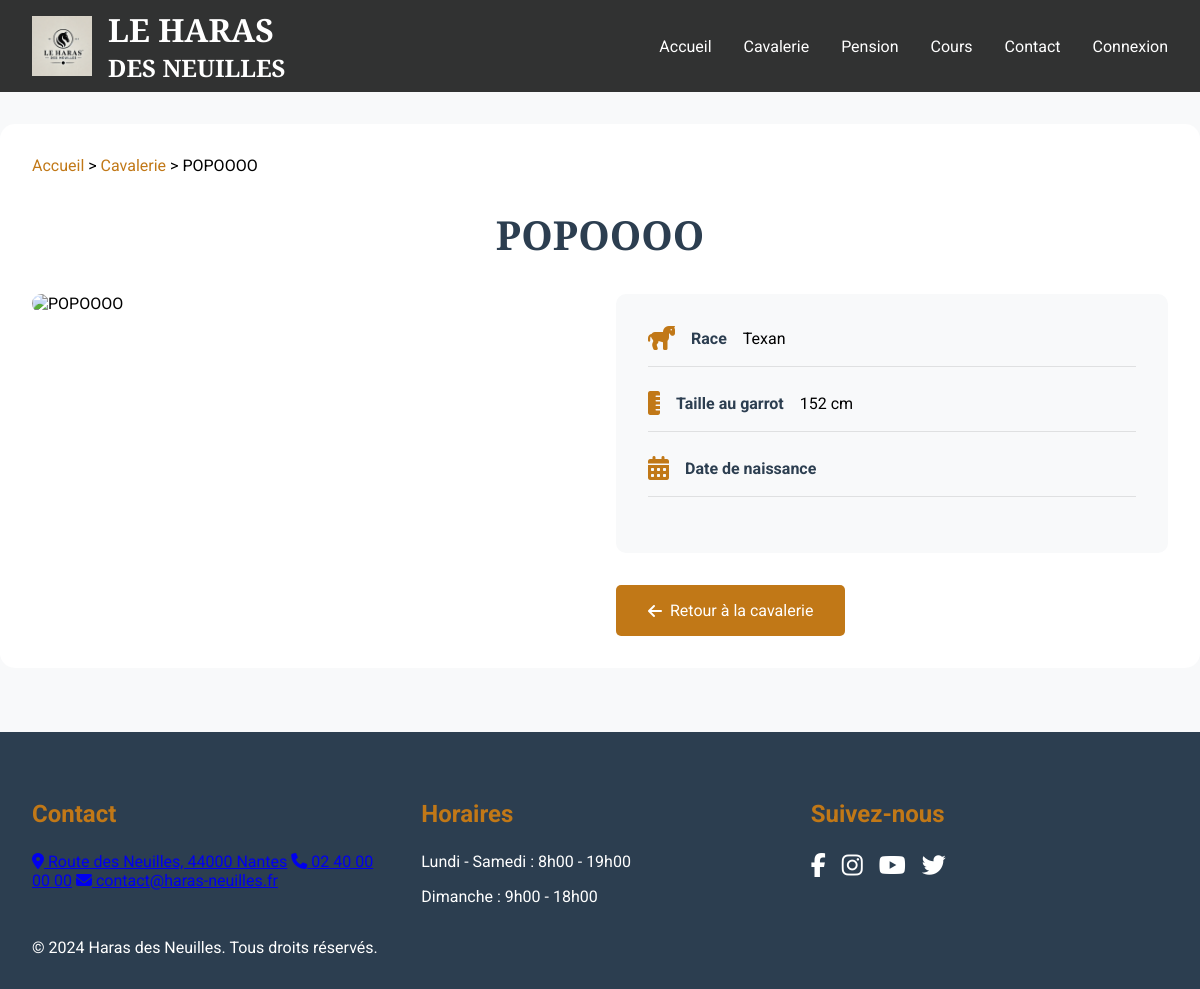
The page /modele/fonction/cheval_details.php?id=8 on the database its author committed.
### tables this page shows
CREATE TABLE `cavalerie` (
  `NumSir` int(11) NOT NULL,
  `NomCheval` varchar(30) NOT NULL,
  `Garot` int(11) NOT NULL,
  `RefRace` int(11) NOT NULL,
  `RefRobe` int(11) NOT NULL,
  `Supprime` int(11) NOT NULL DEFAULT 0,
  `DateNC` varchar(30) NOT NULL
);

CREATE TABLE `race` (
  `idRace` int(11) NOT NULL,
  `LibRace` varchar(30) NOT NULL,
  `Supprime` int(11) NOT NULL DEFAULT 0
);

### modele/fonction/cheval_details.php (the view, shortened to what this page needs)
<?php
try {
    $bdd = new PDO('mysql:host=localhost;dbname=crud;charset=utf8', 'root', 'root');
    if (isset($_GET['id'])) {
        $id = $_GET['id'];
        $req = $bdd->prepare('
            SELECT cavalerie.*, photo.LibPhoto, race.LibRace
            FROM cavalerie
            LEFT JOIN photo ON cavalerie.NumSir = photo.RefNumSir
            LEFT JOIN race ON cavalerie.RefRace = race.idRace
            WHERE cavalerie.NumSir = ?
        ');
        $req->execute([$id]);
        $cheval = $req->fetch();
    } else {
        die('Cheval non trouvé.');
    }
} catch(Exception $e) {
    die('Erreur : '.$e->getMessage());
}
?>
<!DOCTYPE html>
<html lang="fr">
<head>
    <link rel="stylesheet" href="../../Css/css_site/cheval_details.css">
    <link rel="stylesheet" href="https://cdnjs.cloudflare.com/ajax/libs/font-awesome/6.5.1/css/all.min.css">
</head>
<body>
    <header class="main-header">
        <div class="logo-container">
            <img src="../../image/logo-haras.png" alt="Logo Le Haras des Neuilles" class="logo">
            <div class="logo-text">
                <h1>LE HARAS</h1>
                <h2 class="subtitle">DES NEUILLES</h2>
            </div>
        </div>
        <nav class="main-nav">
            <ul>
                <li><a href="../../Vue/vue_site/accueil.html">Accueil</a></li>
                <li><a href="../../Vue/vue_site/cavalerie.php" class="active">Cavalerie</a></li>
                <li><a href="../../Vue/vue_site/pension.html">Pension</a></li>
                <li><a href="../../Vue/vue_site/cours.html">Cours</a></li>
                <li><a href="../../Vue/vue_site/contact.html">Contact</a></li>
                <li class="auth-buttons">
                    <a href="../../Vue/vue_site/connexion.html" class="btn-login">Connexion</a>
                </li>
            </ul>
        </nav>
    </header>
    <main>
        <?php if ($cheval) { ?>
            <div class="cheval-details">
                <div class="breadcrumb">
                    <a href="../../Vue/vue_site/accueil.html">Accueil</a> >
                    <a href="../../Vue/vue_site/cavalerie.php">Cavalerie</a> >
                    <span><?php echo htmlspecialchars($cheval['NomCheval']); ?></span>
                </div>
                <div class="cheval-header">
                    <h1><?php echo htmlspecialchars($cheval['NomCheval']); ?></h1>
                </div>
                <div class="cheval-content">
                    <div class="cheval-image-container">
                        <div class="cheval-image">
                            <img src="../../modele/fonction/getImage.php?id=<?php echo htmlspecialchars($cheval['NumSir']); ?>"
                                 alt="<?php echo htmlspecialchars($cheval['NomCheval']); ?>">
                        </div>
                    </div>
                    <div class="cheval-info">
                        <div class="info-card">
                            <div class="info-item">
                                <i class="fas fa-horse"></i>
                                <span class="info-label">Race</span>
                                <span class="info-value"><?php echo htmlspecialchars($cheval['LibRace']); ?></span>
                            </div>
                            <div class="info-item">
                                <i class="fas fa-ruler-vertical"></i>
                                <span class="info-label">Taille au garrot</span>
                                <span class="info-value"><?php echo htmlspecialchars($cheval['Garot']); ?> cm</span>
                            </div>
                            <div class="info-item">
                                <i class="fas fa-calendar-alt"></i>
                                <span class="info-label">Date de naissance</span>
                            </div>
                        </div>
                        <a href="../../Vue/vue_site/cavalerie.php" class="retour-btn">
                            <i class="fas fa-arrow-left"></i> Retour à la cavalerie
                        </a>
                    </div>
                </div>
            </div>
        <?php } ?>
    </main>
    <footer class="main-footer">
        <div class="footer-content">
            <div class="footer-section">
                <h2>Contact</h2>
                <div class="contact-info">
                    <a href="#"><i class="fas fa-map-marker-alt"></i> Route des Neuilles, 44000 Nantes</a>
                    <a href="tel:0240000000"><i class="fas fa-phone"></i> 02 40 00 00 00</a>
                    <a href="mailto:contact@haras-neuilles.fr"><i class="fas fa-envelope"></i> contact@haras-neuilles.fr</a>
                </div>
            </div>
            <div class="footer-section">
                <h2>Horaires</h2>
                <div class="horaires-info">
                    <p>Lundi - Samedi : 8h00 - 19h00</p>
                    <p>Dimanche : 9h00 - 18h00</p>
                </div>
            </div>
            <div class="footer-section">
                <h2>Suivez-nous</h2>
                <div class="social-links">
                    <a href="#" class="social-icon"><i class="fab fa-facebook-f"></i></a>
                    <a href="#" class="social-icon"><i class="fab fa-instagram"></i></a>
                    <a href="#" class="social-icon"><i class="fab fa-youtube"></i></a>
                    <a href="#" class="social-icon"><i class="fab fa-twitter"></i></a>
                </div>
            </div>
        </div>
        <div class="footer-bottom">
            <p>© 2024 Haras des Neuilles. Tous droits réservés.</p>
        </div>
    </footer>
</body>
</html>

### Css/css_site/cheval_details.css (style rules this page uses)
:root { --primary-color: #2c3e50; --secondary-color: #8e744b; --accent-color: #c17817; --accent-hover: #e88c1b; --light-bg: #f8f9fa; --text-color: #2c3e50; }
body { margin: 0; padding: 0; font-family: 'Roboto', sans-serif; background-color: var(--light-bg); }
.main-header { background-color: rgba(0, 0, 0, 0.8); padding: 0.5rem 2rem; display: flex; justify-content: space-between; align-items: center; }
.logo-container { display: flex; align-items: center; gap: 1rem; animation: slideInFromLeft 0.8s ease-out; }
.logo { height: 60px; width: auto; }
.logo-text h1, .logo-text h2 { margin: 0; font-family: 'Playfair Display', serif; color: white; }
.main-nav ul { display: flex; gap: 2rem; list-style: none; margin: 0; padding: 0; }
.main-nav a { color: white; text-decoration: none; transition: color 0.3s ease; }
.cheval-details { max-width: 1200px; margin: 2rem auto; padding: 2rem; background: white; border-radius: 15px; box-shadow: var(--shadow-md); animation: fadeInUp 0.8s ease-out; }
.breadcrumb { margin-bottom: 2rem; }
.breadcrumb a { color: var(--accent-color); text-decoration: none; }
.cheval-header h1 { color: var(--primary-color); font-family: 'Playfair Display', serif; text-align: center; font-size: 2.5rem; margin-bottom: 2rem; }
.cheval-content { display: grid; grid-template-columns: 1fr 1fr; gap: 2rem; align-items: start; }
.cheval-image { border-radius: 10px; overflow: hidden; box-shadow: var(--shadow-sm); width: 100%; max-height: 600px; }
.cheval-image img { width: 100%; height: auto; max-height: 600px; object-fit: contain; transition: transform 0.5s ease; }
.info-card { background: var(--light-bg); padding: 2rem; border-radius: 10px; box-shadow: var(--shadow-sm); }
.info-item { display: flex; align-items: center; gap: 1rem; margin-bottom: 1.5rem; padding-bottom: 1rem; border-bottom: 1px solid rgba(0, 0, 0, 0.1); }
.info-item i { color: var(--accent-color); font-size: 1.5rem; }
.info-label { font-weight: bold; color: var(--text-color); }
.retour-btn { display: inline-flex; align-items: center; gap: 0.5rem; padding: 1rem 2rem; background-color: var(--accent-color); color: white; text-decoration: none; border-radius: 5px; transition: all 0.3s ease; margin-top: 2rem; }
.main-footer { background-color: var(--primary-color); color: white; padding: 3rem 2rem 1rem; margin-top: 4rem; }
.footer-content { max-width: 1200px; margin: 0 auto; display: grid; grid-template-columns: repeat(3, 1fr); gap: 2rem; }
.footer-section h2 { color: var(--accent-color); margin-bottom: 1.5rem; }
.social-links { display: flex; gap: 1rem; }
.social-icon { color: white; font-size: 1.5rem; transition: all 0.3s ease; }

### rows shown on the page
cavalerie: NomCheval "POPOOOO", RefRace.LibRace "Texan", Garot "152"
